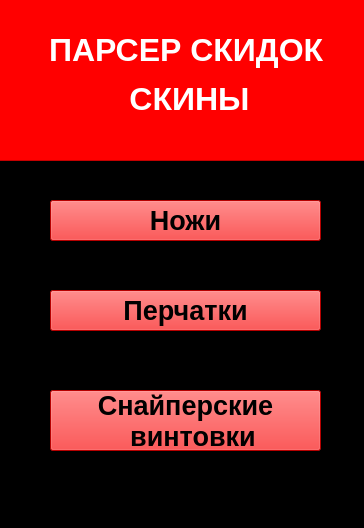
<?xml version="1.0" encoding="UTF-8"?>
<ui version="4.0">
 <class>Form</class>
 <widget class="QWidget" name="Form">
  <property name="geometry">
   <rect>
    <x>0</x>
    <y>0</y>
    <width>364</width>
    <height>528</height>
   </rect>
  </property>
  <property name="windowTitle">
   <string>Form</string>
  </property>
  <property name="styleSheet">
   <string notr="true">background: black;</string>
  </property>
  <widget class="QPushButton" name="pushButton">
   <property name="geometry">
    <rect>
     <x>50</x>
     <y>200</y>
     <width>271</width>
     <height>41</height>
    </rect>
   </property>
   <property name="font">
    <font>
     <pointsize>20</pointsize>
     <weight>75</weight>
     <bold>true</bold>
    </font>
   </property>
   <property name="styleSheet">
    <string notr="true">background: red;</string>
   </property>
   <property name="text">
    <string>Ножи</string>
   </property>
  </widget>
  <widget class="QPushButton" name="pushButton_2">
   <property name="geometry">
    <rect>
     <x>50</x>
     <y>290</y>
     <width>271</width>
     <height>41</height>
    </rect>
   </property>
   <property name="font">
    <font>
     <pointsize>20</pointsize>
     <weight>75</weight>
     <bold>true</bold>
    </font>
   </property>
   <property name="styleSheet">
    <string notr="true">background: red;</string>
   </property>
   <property name="text">
    <string>Перчатки</string>
   </property>
  </widget>
  <widget class="QFrame" name="frame">
   <property name="geometry">
    <rect>
     <x>-1</x>
     <y>-10</y>
     <width>371</width>
     <height>171</height>
    </rect>
   </property>
   <property name="cursor">
    <cursorShape>ArrowCursor</cursorShape>
   </property>
   <property name="styleSheet">
    <string notr="true">background: red</string>
   </property>
   <property name="frameShape">
    <enum>QFrame::StyledPanel</enum>
   </property>
   <property name="frameShadow">
    <enum>QFrame::Raised</enum>
   </property>
   <widget class="QLabel" name="label">
    <property name="geometry">
     <rect>
      <x>50</x>
      <y>30</y>
      <width>281</width>
      <height>111</height>
     </rect>
    </property>
    <property name="font">
     <font>
      <family>Arial</family>
      <pointsize>24</pointsize>
      <weight>50</weight>
      <bold>false</bold>
     </font>
    </property>
    <property name="styleSheet">
     <string notr="true">color: white</string>
    </property>
    <property name="text">
     <string>&lt;html&gt;&lt;head/&gt;&lt;body&gt;&lt;p align=&quot;center&quot;&gt;&lt;span style=&quot; font-weight:600;&quot;&gt;ПАРСЕР СКИДОК &lt;/span&gt;&lt;/p&gt;&lt;p align=&quot;center&quot;&gt;&lt;span style=&quot; font-weight:600;&quot;&gt;СКИНЫ&lt;/span&gt;&lt;/p&gt;&lt;/body&gt;&lt;/html&gt;</string>
    </property>
   </widget>
  </widget>
  <widget class="QPushButton" name="pushButton_3">
   <property name="geometry">
    <rect>
     <x>50</x>
     <y>390</y>
     <width>271</width>
     <height>61</height>
    </rect>
   </property>
   <property name="font">
    <font>
     <pointsize>20</pointsize>
     <weight>75</weight>
     <bold>true</bold>
    </font>
   </property>
   <property name="styleSheet">
    <string notr="true">background: red;</string>
   </property>
   <property name="text">
    <string>Снайперские 
  винтовки</string>
   </property>
  </widget>
 </widget>
 <resources/>
 <connections/>
</ui>
